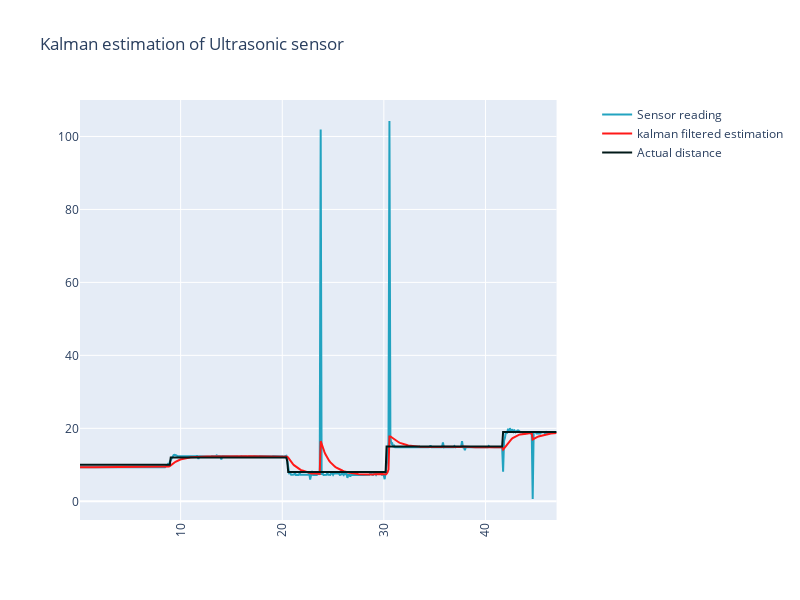

The cell this chart's notebook holds for it:
### Code cell
fig = make_subplots(specs=[[{"secondary_y": True}]])
fig.add_trace(Sensor_data)
fig.add_trace(Filtered_data,secondary_y=False)
fig.add_trace(True_distance,secondary_y=False)
fig['layout'].update(height = 600, width = 800, title = title,xaxis=dict(
      tickangle=-90
    ))
iplot(fig)

### Figure 1 — Plotly figure (JSON) as saved in the notebook; plotly's stock layout.template omitted (floating-point values rounded to 4 significant figures; data arrays with more than 128 entries replaced by an {"elided": "..."} marker saying what was removed)
{"data": [{"marker": {"color": "rgb(34,163,192)"}, "name": "Sensor reading", "type": "scatter", "x": {"elided": "500 float values"}, "y": {"elided": "500 float values"}}, {"marker": {"color": "rgb(255,25,24)"}, "name": "kalman filtered estimation", "type": "scatter", "x": {"elided": "500 float values"}, "xaxis": "x", "y": {"elided": "500 float values"}, "yaxis": "y"}, {"marker": {"color": "rgb(0,25,24)"}, "name": "Actual distance", "type": "scatter", "x": {"elided": "500 float values"}, "xaxis": "x", "y": {"elided": "500 int values"}, "yaxis": "y"}], "layout": {"height": 600, "title": {"text": "Kalman estimation of Ultrasonic sensor"}, "width": 800, "xaxis": {"anchor": "y", "domain": [0, 0.94], "tickangle": -90}, "yaxis": {"anchor": "x", "domain": [0, 1]}, "yaxis2": {"anchor": "x", "overlaying": "y", "side": "right"}}}
